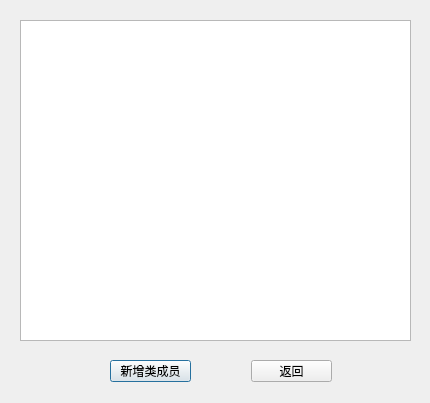
<?xml version="1.0" encoding="UTF-8"?>
<ui version="4.0">
 <class>checkMemDialog</class>
 <widget class="QDialog" name="checkMemDialog">
  <property name="geometry">
   <rect>
    <x>0</x>
    <y>0</y>
    <width>430</width>
    <height>403</height>
   </rect>
  </property>
  <property name="windowTitle">
   <string>Dialog</string>
  </property>
  <widget class="QTableView" name="tableView">
   <property name="geometry">
    <rect>
     <x>20</x>
     <y>20</y>
     <width>391</width>
     <height>321</height>
    </rect>
   </property>
  </widget>
  <widget class="QWidget" name="">
   <property name="geometry">
    <rect>
     <x>110</x>
     <y>360</y>
     <width>222</width>
     <height>22</height>
    </rect>
   </property>
   <layout class="QHBoxLayout" name="horizontalLayout">
    <property name="spacing">
     <number>60</number>
    </property>
    <item>
     <widget class="QPushButton" name="pushButton">
      <property name="text">
       <string>新增类成员</string>
      </property>
     </widget>
    </item>
    <item>
     <widget class="QPushButton" name="pushButton_2">
      <property name="text">
       <string>返回</string>
      </property>
     </widget>
    </item>
   </layout>
  </widget>
 </widget>
 <resources/>
 <connections/>
</ui>
